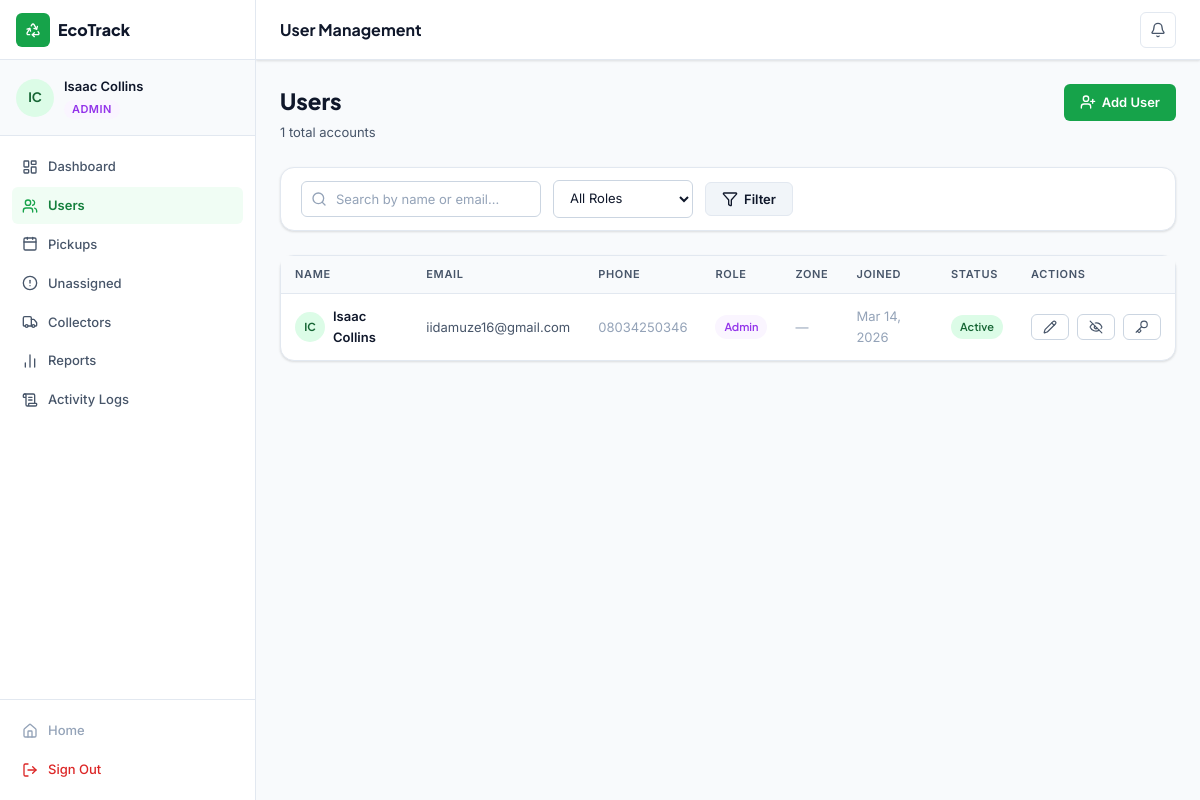
Page /admin/users (signed in) on the committed database.
### app/models/models.py (models this page shows, shortened)
class User(db.Model, UserMixin):
    __tablename__ = 'users'
    id = db.Column(db.Integer, primary_key=True)
    full_name = db.Column(db.String(120), nullable=False)
    email = db.Column(db.String(150), unique=True, nullable=False)
    phone = db.Column(db.String(30))
    password_hash = db.Column(db.String(256), nullable=False)
    role = db.Column(db.Enum('resident', 'collector', 'admin'), nullable=False, default='resident')
    is_active = db.Column(db.Boolean, default=True)
    email_verified = db.Column(db.Boolean, default=False)
    zone = db.Column(db.String(50))          # for collectors
    created_at = db.Column(db.DateTime, default=datetime.utcnow)
    updated_at = db.Column(db.DateTime, default=datetime.utcnow, onupdate=datetime.utcnow)
    pickups_as_resident = db.relationship('PickupRequest', foreign_keys='PickupRequest.resident_id',
                                          backref='resident', lazy='dynamic')
    pickups_as_collector = db.relationship('PickupRequest', foreign_keys='PickupRequest.collector_id',
                                           backref='collector', lazy='dynamic')
    notifications = db.relationship('Notification', backref='user', lazy='dynamic')
    activity_logs = db.relationship('ActivityLog', backref='user', lazy='dynamic')
    @property
    def initials(self):
        parts = self.full_name.split()
        return ''.join(p[0].upper() for p in parts[:2])

### app/controllers/admin_controller.py (the view)
@admin_bp.route('/users')
@login_required
@admin_required
def users():
    page = request.args.get('page', 1, type=int)
    q = request.args.get('q', '').strip()
    role_filter = request.args.get('role', '')
    if q:
        pagination = user_repo.search(q, page=page)
    else:
        pagination = user_repo.get_all(page=page)
    unread = notif_repo.get_unread_count(current_user.id)
    return render_template('admin/users.html',
                           pagination=pagination,
                           q=q,
                           role_filter=role_filter,
                           unread=unread)

### app/controllers/admin_controller.py (called while the page is built)
def admin_required(f):
    @wraps(f)
    def decorated(*args, **kwargs):
        if not current_user.is_authenticated or current_user.role != 'admin':
            flash('Admin access required.', 'danger')
            return redirect(url_for('auth.login'))
        return f(*args, **kwargs)
    return decorated

### app/models/models.py (called while the page is built)
@login_manager.user_loader
def load_user(user_id):
    return User.query.get(int(user_id))

### app/repositories/support_repositories.py (called while the page is built)
    def get_unread_count(self, user_id: int) -> int:
        return Notification.query.filter_by(user_id=user_id, is_read=False).count()

### app/repositories/user_repository.py (called while the page is built)
    def get_all(self, page=1, per_page=20):
        return User.query.order_by(User.created_at.desc()).paginate(
            page=page, per_page=per_page, error_out=False
        )

### app/templates/admin/users.html (shortened to what this page needs)
{% extends "dashboard_base.html" %}
{% block page_title %}User Management{% endblock %}
{% block notif_url %}{{ url_for('admin.logs') }}{% endblock %}
{% block sidebar_nav %}
<a href="{{ url_for('admin.dashboard') }}" class="sidebar-item"><i data-lucide="layout-dashboard" class="icon-sm"></i><span>Dashboard</span></a>
<a href="{{ url_for('admin.users') }}" class="sidebar-item active"><i data-lucide="users" class="icon-sm"></i><span>Users</span></a>
<a href="{{ url_for('admin.pickups') }}" class="sidebar-item"><i data-lucide="calendar" class="icon-sm"></i><span>Pickups</span></a>
<a href="{{ url_for('admin.unassigned_pickups') }}" class="sidebar-item"><i data-lucide="alert-circle" class="icon-sm"></i><span>Unassigned</span></a>
<a href="{{ url_for('admin.collectors') }}" class="sidebar-item"><i data-lucide="truck" class="icon-sm"></i><span>Collectors</span></a>
<a href="{{ url_for('admin.reports') }}" class="sidebar-item"><i data-lucide="bar-chart-2" class="icon-sm"></i><span>Reports</span></a>
<a href="{{ url_for('admin.logs') }}" class="sidebar-item"><i data-lucide="scroll-text" class="icon-sm"></i><span>Activity Logs</span></a>
{% endblock %}
{% block content %}
<div class="page-header">
  <div>
    <div class="page-header-title">Users</div>
    <div class="page-header-sub">{{ pagination.total }} total accounts</div>
  </div>
  <a href="{{ url_for('admin.create_user') }}" class="btn btn-primary">
    <i data-lucide="user-plus" class="icon-sm"></i> Add User
  </a>
</div>
<div class="card mb-6">
  <div class="card-body" style="padding: .75rem 1.25rem;">
    <form method="GET" action="{{ url_for('admin.users') }}" class="flex gap-3 items-center flex-wrap">
      <div class="search-box">
        <input type="text" name="q" class="form-control" placeholder="Search by name or email…" value="{{ q }}">
      </div>
      <select name="role" class="form-control" style="width:140px;">
        <option value="">All Roles</option>
      </select>
      <button type="submit" class="btn btn-secondary"><i data-lucide="filter" class="icon-sm"></i> Filter</button>
    </form>
  </div>
</div>
<div class="card">
  <div class="table-wrap">
    <table>
      <thead>
        <tr>
          <th>Name</th><th>Email</th><th>Phone</th><th>Role</th><th>Zone</th>
          <th>Joined</th><th>Status</th><th>Actions</th>
        </tr>
      </thead>
      <tbody>
        {% for user in pagination.items %}
        <tr>
          <td>
            <div class="flex items-center gap-2">
              <div class="user-avatar" style="width:30px;height:30px;font-size:11px;">{{ user.initials }}</div>
              <span class="font-semibold">{{ user.full_name }}</span>
            </div>
          </td>
          <td style="color:var(--text-secondary);">{{ user.email }}</td>
          <td style="color:var(--text-muted);">{{ user.phone or '—' }}</td>
          <td><span class="badge role-badge-{{ user.role }}
            {% if user.role == 'admin' %}badge-purple{% elif user.role == 'collector' %}badge-info{% else %}badge-success{% endif %}">
            {{ user.role | capitalize }}</span></td>
          <td style="color:var(--text-muted);">{{ user.zone or '—' }}</td>
          <td class="text-sm" style="color:var(--text-muted);">{{ user.created_at | datefmt('%b %d, %Y') }}</td>
          <td>
            <span class="badge {% if user.is_active %}badge-success{% else %}badge-danger{% endif %}">
              {{ 'Active' if user.is_active else 'Disabled' }}
            </span>
          </td>
          <td>
            <div class="flex gap-2">
              <a href="{{ url_for('admin.edit_user', user_id=user.id) }}" class="btn btn-outline btn-sm">
                <i data-lucide="pencil" class="icon-xs"></i>
              </a>
              <form method="POST" action="{{ url_for('admin.toggle_user', user_id=user.id) }}" style="display:inline;">
                <button type="submit" class="btn btn-outline btn-sm" title="{{ 'Disable' if user.is_active else 'Enable' }}">
                  <i data-lucide="{{ 'eye-off' if user.is_active else 'eye' }}" class="icon-xs"></i>
                </button>
              </form>
              <button type="button" class="btn btn-outline btn-sm" onclick="showResetPw({{ user.id }}, '{{ user.full_name }}')" title="Reset Password">
                <i data-lucide="key" class="icon-xs"></i>
              </button>
            </div>
          </td>
        </tr>
        {% endfor %}
      </tbody>
    </table>
  </div>
</div>
{% endblock %}

### app/templates/dashboard_base.html (shortened to what this page needs)
<!DOCTYPE html>
<html lang="en">
<head>
<link rel="stylesheet" href="{{ url_for('static', filename='css/main.css') }}">
</head>
<body class="dashboard-body">
<div class="app-shell">
  <aside class="sidebar" id="sidebar">
    <div class="sidebar-header">
      <a href="{{ url_for('main.home') }}" class="sidebar-brand">
        <div class="brand-icon"><i data-lucide="recycle" class="icon-sm"></i></div>
        <span>EcoTrack</span>
      </a>
    </div>
    <div class="sidebar-user">
      <div class="user-avatar">{{ current_user.initials }}</div>
      <div class="user-info">
        <div class="user-name">{{ current_user.full_name }}</div>
        <div class="user-role role-{{ current_user.role }}">{{ current_user.role | capitalize }}</div>
      </div>
    </div>
    <nav class="sidebar-nav">
      {% block sidebar_nav %}{% endblock %}
    </nav>
    <div class="sidebar-footer">
      <a href="{{ url_for('main.home') }}" class="sidebar-item text-muted">
        <i data-lucide="home" class="icon-sm"></i>
        <span>Home</span>
      </a>
      <a href="{{ url_for('auth.logout') }}" class="sidebar-item text-danger">
        <i data-lucide="log-out" class="icon-sm"></i>
        <span>Sign Out</span>
      </a>
    </div>
  </aside>
  <div class="main-wrapper">
    <header class="topbar">
      <div class="topbar-title">{% block page_title %}{% endblock %}</div>
      <div class="topbar-actions">
        <a href="{% block notif_url %}#{% endblock %}" class="topbar-icon-btn" title="Notifications">
          <i data-lucide="bell" class="icon-sm"></i>
        </a>
      </div>
    </header>
    <main class="page-content">
      {% block content %}{% endblock %}
    </main>
  </div>
</div>
</body>
</html>

### rows in the picture
User: initials "IC", full_name "Isaac Collins", role "ADMIN", email "iidamuze16@gmail.com", phone "08034250346", role "Admin", zone "—", created_at "Mar 14, 2026", is_active "Active"

### other values in the picture
{{ pagination.total }} "1"
